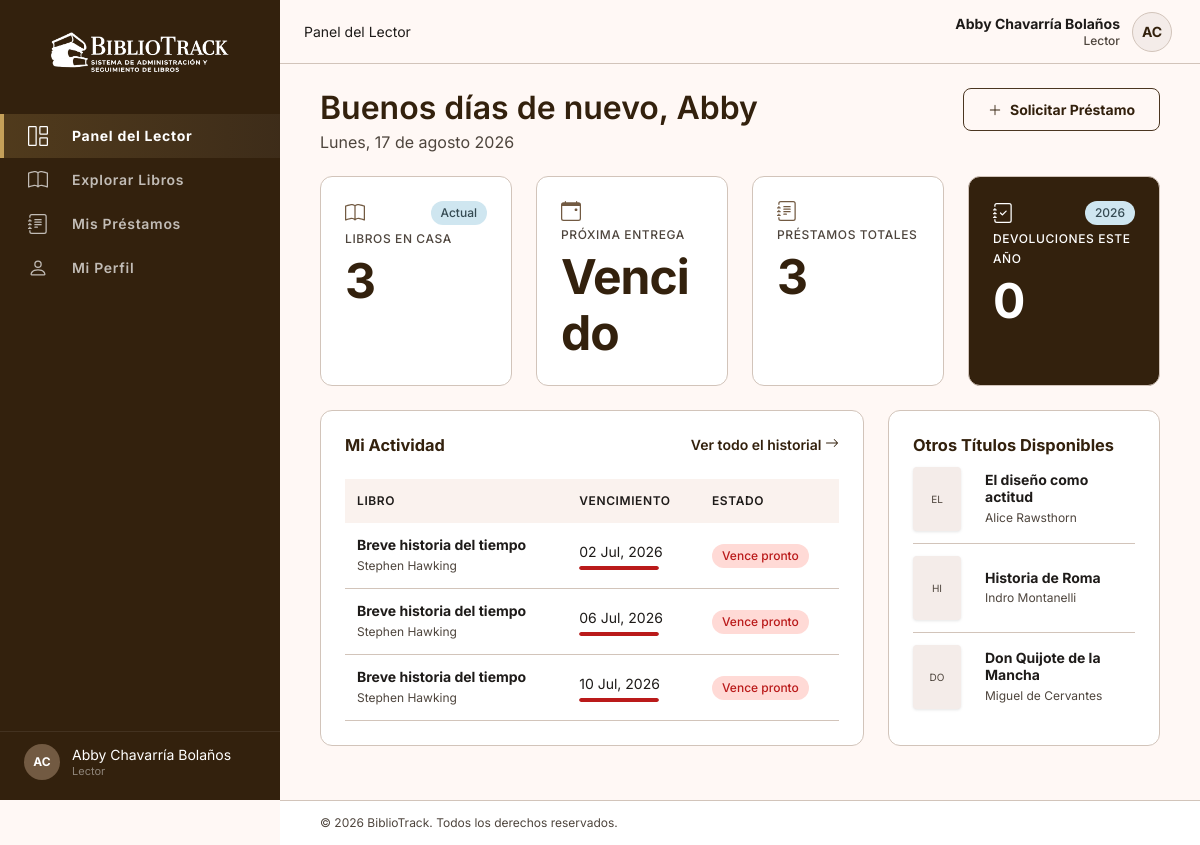
/index.php?controller=lector&action=index (signed in), run on the app's committed database.
### tables this page shows
CREATE TABLE prestamos (
    prestamo_id                 INT AUTO_INCREMENT PRIMARY KEY,
    codigo                      VARCHAR(20) NOT NULL UNIQUE,
    ejemplar_id                 INT NOT NULL,
    usuario_id                  INT NOT NULL,
    fecha_prestamo              DATE NOT NULL DEFAULT (CURRENT_DATE),
    fecha_devolucion_programada DATE NOT NULL,
    fecha_creacion              DATETIME NOT NULL DEFAULT CURRENT_TIMESTAMP,
    CONSTRAINT fk_prestamo_ejemplar FOREIGN KEY (ejemplar_id) REFERENCES ejemplares(ejemplar_id),
    CONSTRAINT fk_prestamo_usuario  FOREIGN KEY (usuario_id)  REFERENCES usuarios(usuario_id)
);

CREATE TABLE libros (
    libro_id         INT AUTO_INCREMENT PRIMARY KEY,
    codigo           VARCHAR(20)  NOT NULL UNIQUE,
    titulo           VARCHAR(200) NOT NULL,
    isbn             VARCHAR(20)  NOT NULL UNIQUE,
    autor_id         INT NOT NULL,
    editorial_id     INT NULL,
    genero_id        INT NULL,
    anio_publicacion SMALLINT,
    portada_url      VARCHAR(255),
    fecha_registro   DATETIME NOT NULL DEFAULT CURRENT_TIMESTAMP,
    CONSTRAINT fk_libro_autor     FOREIGN KEY (autor_id)     REFERENCES autores(autor_id),
    CONSTRAINT fk_libro_editorial FOREIGN KEY (editorial_id) REFERENCES editoriales(editorial_id),
    CONSTRAINT fk_libro_genero    FOREIGN KEY (genero_id)    REFERENCES generos(genero_id)
);

CREATE TABLE autores (
    autor_id INT AUTO_INCREMENT PRIMARY KEY,
    nombre VARCHAR(150) NOT NULL UNIQUE
);

### controllers/LectorController.php (called while the page is built, shortened)
<?php
require_once __DIR__ . '/../models/LibroModel.php';
require_once __DIR__ . '/../models/PrestamoModel.php';
class LectorController
{
    private LibroModel $libroModel;
    private PrestamoModel $prestamoModel;
    public function __construct()
    {
        $this->libroModel     = new LibroModel();
        $this->prestamoModel  = new PrestamoModel();
    }
    public function index(): void
    {
        $usuarioId = $_SESSION['usuario']['usuario_id'];
        $stats = [
            'librosEnCasa'     => $this->prestamoModel->contarActivos($usuarioId),
            'proximaEntrega'   => $this->prestamoModel->proximaFechaEntrega($usuarioId),
            'totalPrestamos'   => $this->prestamoModel->contarTotal($usuarioId),
            'devolucionesAnio' => $this->prestamoModel->contarDevolucionesAnioActual($usuarioId),
        ];
        $prestamosActivos = $this->prestamoModel->getActivosByUsuario($usuarioId);
        $recomendados = $this->libroModel->getRecomendados($usuarioId);
        require __DIR__ . '/../views/lector/lector.php';
    }
}

### config/database.php (called while the page is built, shortened)
<?php
class Database
{
    private static string $host = 'db';
    private static string $dbname = 'bibliotrack';
    private static string $user = 'root';
    private static string $password = 'root';
    private static ?PDO $instance = null;
    public static function getConnection(): PDO
    {
        if (self::$instance === null) {
            $dsn = "mysql:host=" . self::$host .
                   ";dbname=" . self::$dbname .
                   ";charset=utf8mb4";
            try {
                self::$instance = new PDO(
                    $dsn,
                    self::$user,
                    self::$password,
                    [
                        PDO::ATTR_ERRMODE => PDO::ERRMODE_EXCEPTION,
                        PDO::ATTR_DEFAULT_FETCH_MODE => PDO::FETCH_ASSOC,
                        PDO::ATTR_EMULATE_PREPARES => false,
                    ]
                );
            } catch (PDOException $e) {
                http_response_code(500);
                die(
                    '<h2>Error con la conexión a la base de datos.</h2>
                    <p>' . $e->getMessage() . '</p>'
                );
            }
        }
        return self::$instance;
    }
}

### models/PrestamoModel.php (called while the page is built, shortened)
<?php
require_once __DIR__ . '/../config/database.php';
class PrestamoModel
{
    private PDO $db;
    public function __construct()
    {
        $this->db = Database::getConnection();
    }
    public function getActivosByUsuario(int $usuarioId): array
    {
        $sql = "
            SELECT
                l.titulo,
                a.nombre AS autor,
                p.fecha_prestamo,
                p.fecha_devolucion_programada
            FROM prestamos p
            INNER JOIN ejemplares e ON p.ejemplar_id = e.ejemplar_id
            INNER JOIN libros l ON e.libro_id = l.libro_id
            INNER JOIN autores a ON l.autor_id = a.autor_id
            LEFT JOIN devoluciones d ON d.prestamo_id = p.prestamo_id
            WHERE p.usuario_id = :usuario_id AND d.devolucion_id IS NULL
            ORDER BY p.fecha_devolucion_programada ASC
        ";
        $stmt = $this->db->prepare($sql);
        $stmt->execute([':usuario_id' => $usuarioId]);
        return $stmt->fetchAll();
    }
    public function contarActivos(int $usuarioId): int
    {
        $sql = "
            SELECT COUNT(*)
            FROM prestamos p
            LEFT JOIN devoluciones d ON d.prestamo_id = p.prestamo_id
            WHERE p.usuario_id = :usuario_id AND d.devolucion_id IS NULL
        ";
        $stmt = $this->db->prepare($sql);
        $stmt->execute([':usuario_id' => $usuarioId]);
        return (int) $stmt->fetchColumn();
    }
    public function contarTotal(int $usuarioId): int
    {
        $stmt = $this->db->prepare('SELECT COUNT(*) FROM prestamos WHERE usuario_id = :usuario_id');
        $stmt->execute([':usuario_id' => $usuarioId]);
        return (int) $stmt->fetchColumn();
    }
    public function contarDevolucionesAnioActual(int $usuarioId): int
    {
        $sql = "
            SELECT COUNT(*)
            FROM devoluciones d
            INNER JOIN prestamos p ON d.prestamo_id = p.prestamo_id
            WHERE p.usuario_id = :usuario_id AND YEAR(d.fecha_devolucion) = YEAR(CURDATE())
        ";
        $stmt = $this->db->prepare($sql);
        $stmt->execute([':usuario_id' => $usuarioId]);
        return (int) $stmt->fetchColumn();
    }
    public function proximaFechaEntrega(int $usuarioId): ?string
    {
        $sql = "
            SELECT MIN(p.fecha_devolucion_programada) AS proxima
            FROM prestamos p
            LEFT JOIN devoluciones d ON d.prestamo_id = p.prestamo_id
            WHERE p.usuario_id = :usuario_id AND d.devolucion_id IS NULL
        ";
        $stmt = $this->db->prepare($sql);
        $stmt->execute([':usuario_id' => $usuarioId]);
        $resultado = $stmt->fetchColumn();
        return $resultado ?: null;
    }
}

### models/LibroModel.php (called while the page is built, shortened)
<?php
require_once __DIR__ . '/../config/database.php';
class LibroModel
{
    private PDO $db;
    public function __construct()
    {
        $this->db = Database::getConnection();
    }
    public function getRecomendados(int $usuarioId, int $limite = 3): array
    {
        $sql = "
            SELECT l.libro_id, l.titulo, a.nombre AS autor
            FROM libros l
            INNER JOIN autores a ON l.autor_id = a.autor_id
            WHERE l.libro_id NOT IN (
                SELECT e.libro_id
                FROM prestamos p
                INNER JOIN ejemplares e ON p.ejemplar_id = e.ejemplar_id
                LEFT JOIN devoluciones d ON d.prestamo_id = p.prestamo_id
                WHERE p.usuario_id = :usuario_id AND d.devolucion_id IS NULL
            )
            ORDER BY RAND()
            LIMIT " . (int) $limite . "
        ";
        $stmt = $this->db->prepare($sql);
        $stmt->execute([':usuario_id' => $usuarioId]);
        return $stmt->fetchAll();
    }
}

### views/lector/lector.php (the view, shortened to what this page needs)
<?php
$primerNombre = explode(' ', trim($_SESSION['usuario']['nombre_completo']))[0];
$hora   = (int) date('G');
$saludo = $hora < 12 ? 'Buenos días' : ($hora < 18 ? 'Buenas tardes' : 'Buenas noches');
$diasSemana = ['Domingo', 'Lunes', 'Martes', 'Miércoles', 'Jueves', 'Viernes', 'Sábado'];
$meses = ['enero', 'febrero', 'marzo', 'abril', 'mayo', 'junio', 'julio', 'agosto', 'septiembre', 'octubre', 'noviembre', 'diciembre'];
$fechaTexto = $diasSemana[(int) date('w')] . ', ' . (int) date('j') . ' de ' . $meses[(int) date('n') - 1] . ' ' . date('Y');
$proximaEntregaTexto = 'Sin pendientes';
if ($stats['proximaEntrega']) {
    $dias = (int) (new DateTime())->diff(new DateTime($stats['proximaEntrega']))->format('%r%a');
    $proximaEntregaTexto = $dias >= 0 ? $dias . ' día' . ($dias === 1 ? '' : 's') : 'Vencido';
}
$tarjetas = [
    ['icono' => 'bi-book', 'label' => 'Libros en Casa', 'valor' => $stats['librosEnCasa'], 'badge' => 'Actual', 'badgeTipo' => 'info'],
    ['icono' => 'bi-calendar-event', 'label' => 'Próxima Entrega', 'valor' => $proximaEntregaTexto],
    ['icono' => 'bi-journal-text', 'label' => 'Préstamos Totales', 'valor' => $stats['totalPrestamos']],
    ['icono' => 'bi-journal-check', 'label' => 'Devoluciones Este Año', 'valor' => $stats['devolucionesAnio'], 'badge' => date('Y'), 'badgeTipo' => 'info', 'destacado' => true],
];
require __DIR__ . '/../layout/header.php';
?>
<div class="pagina-encabezado">
  <div>
    <h1><?= htmlspecialchars($saludo) ?> de nuevo, <?= htmlspecialchars($primerNombre) ?></h1>
    <p><?= htmlspecialchars($fechaTexto) ?></p>
  </div>
  <div class="pagina-acciones">
    <button class="btn btn-outline" id="btn-nuevo-prestamo"><i class="bi bi-plus-lg"></i> Solicitar Préstamo</button>
  </div>
</div>
<div class="fila-stats">
  <?php foreach ($tarjetas as $tarjeta): ?>
    <div class="stat-card<?= !empty($tarjeta['destacado']) ? ' stat-destacado' : '' ?>">
      <div class="stat-header">
        <i class="bi <?= htmlspecialchars($tarjeta['icono']) ?> stat-icono"></i>
        <?php if (!empty($tarjeta['badge'])): ?>
          <span class="badge badge-<?= htmlspecialchars($tarjeta['badgeTipo']) ?>"><?= htmlspecialchars((string) $tarjeta['badge']) ?></span>
        <?php endif; ?>
      </div>
      <p class="stat-label"><?= htmlspecialchars($tarjeta['label']) ?></p>
      <p class="stat-valor"><?= htmlspecialchars((string) $tarjeta['valor']) ?></p>
    </div>
  <?php endforeach; ?>
</div>
<div class="lector-grid">
  <div class="card">
    <div class="flex-between mb-md">
      <h3>Mi Actividad</h3>
      <a href="index.php?controller=lector&action=misPrestamos" class="ver-todo">Ver todo el historial <i class="bi bi-arrow-right"></i></a>
    </div>
    <div class="tabla-scroll">
      <table class="tabla tabla-compacta">
        <thead><tr><th>Libro</th><th>Vencimiento</th><th>Estado</th></tr></thead>
        <tbody>
          <?php foreach ($prestamosActivos as $prestamo):
            $inicio = new DateTime($prestamo['fecha_prestamo']);
            $vence  = new DateTime($prestamo['fecha_devolucion_programada']);
            $hoy    = new DateTime();
            $totalDias = max(1, $inicio->diff($vence)->days);
            $transcurridos = min($totalDias, max(0, $inicio->diff($hoy)->days));
            $progreso = (int) round(($transcurridos / $totalDias) * 100);
            $diasRestantes = (int) $hoy->diff($vence)->format('%r%a');
            $venceHoy = $diasRestantes <= 2;
          ?>
            <tr>
              <td><div><strong><?= htmlspecialchars($prestamo['titulo']) ?></strong><br><span class="isbn-texto"><?= htmlspecialchars($prestamo['autor']) ?></span></div></td>
              <td><?= htmlspecialchars($vence->format('d M, Y')) ?>
                <div class="barra-progreso-prestamo"><div class="barra-progreso-relleno <?= $venceHoy ? 'barra-error' : 'barra-exito' ?>" style="width:<?= $progreso ?>%"></div></div>
              </td>
              <td><span class="badge <?= $venceHoy ? 'badge-error' : 'badge-exito' ?>"><?= $venceHoy ? 'Vence pronto' : 'En tiempo' ?></span></td>
            </tr>
          <?php endforeach; ?>
        </tbody>
      </table>
    </div>
  </div>
  <div class="card">
    <h3>Otros Títulos Disponibles</h3>
    <?php foreach ($recomendados as $libro): ?>
      <div class="recomendado-item">
        <div class="recomendado-portada"><?= htmlspecialchars(mb_strtoupper(mb_substr($libro['titulo'], 0, 2))) ?></div>
        <div class="recomendado-info">
          <h4><?= htmlspecialchars($libro['titulo']) ?></h4>
          <p><?= htmlspecialchars($libro['autor']) ?></p>
        </div>
      </div>
    <?php endforeach; ?>
  </div>
</div>
<?php require __DIR__ . '/../layout/footer.php'; ?>

### css/lector.css (style rules this page uses)
.lector-grid { align-items: start; }

### data on the page
prestamos: libros.titulo "Breve historia del tiempo", autores.nombre "Stephen Hawking", fecha_devolucion_programada "02 Jul, 2026", shows "Vence pronto"
prestamos: libros.titulo "Breve historia del tiempo", autores.nombre "Stephen Hawking", fecha_devolucion_programada "06 Jul, 2026", shows "Vence pronto"
prestamos: libros.titulo "Breve historia del tiempo", autores.nombre "Stephen Hawking", fecha_devolucion_programada "10 Jul, 2026", shows "Vence pronto"
libros: titulo "EL", titulo "El diseño como actitud", autor.nombre "Alice Rawsthorn"
libros: titulo "HI", titulo "Historia de Roma", autor.nombre "Indro Montanelli"
libros: titulo "DO", titulo "Don Quijote de la Mancha", autor.nombre "Miguel de Cervantes"

### other printed values
$link['label'] "Panel del Lector"
$link['label'] "Explorar Libros"
$link['label'] "Mis Préstamos"
$link['label'] "Mi Perfil"
$iniciales "AC"
$nombreCompleto "Abby Chavarría Bolaños"
$rolLabel "Lector"
$topbarTitulo "Panel del Lector"
$primerNombre "Abby"
$tarjeta['badge'] "Actual"
$tarjeta['label'] "LIBROS EN CASA"
$tarjeta['valor'] "3"
$tarjeta['label'] "PRÓXIMA ENTREGA"
$tarjeta['valor'] "Vencido"
$tarjeta['label'] "PRÉSTAMOS TOTALES"
